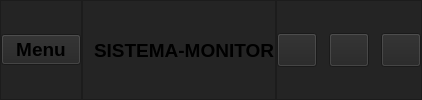
     <widget class="QFrame" name="f_header">
      <property name="styleSheet">
       <string notr="true">background-color: rgb(36, 36, 36);</string>
      </property>
      <property name="frameShape">
       <enum>QFrame::NoFrame</enum>
      </property>
      <property name="frameShadow">
       <enum>QFrame::Raised</enum>
      </property>
      <layout class="QHBoxLayout" name="horizontalLayout">
       <property name="spacing">
        <number>0</number>
       </property>
       <property name="leftMargin">
        <number>0</number>
       </property>
       <property name="topMargin">
        <number>0</number>
       </property>
       <property name="rightMargin">
        <number>0</number>
       </property>
       <property name="bottomMargin">
        <number>0</number>
       </property>
       <item alignment="Qt::AlignLeft">
        <widget class="QFrame" name="f_header_r">
         <property name="frameShape">
          <enum>QFrame::StyledPanel</enum>
         </property>
         <property name="frameShadow">
          <enum>QFrame::Raised</enum>
         </property>
         <layout class="QHBoxLayout" name="horizontalLayout_4">
          <property name="spacing">
           <number>0</number>
          </property>
          <property name="leftMargin">
           <number>0</number>
          </property>
          <property name="topMargin">
           <number>0</number>
          </property>
          <property name="rightMargin">
           <number>0</number>
          </property>
          <property name="bottomMargin">
           <number>0</number>
          </property>
          <item>
           <widget class="QPushButton" name="btn_slider_menuBar">
            <property name="font">
             <font>
              <pointsize>14</pointsize>
              <weight>75</weight>
              <bold>true</bold>
             </font>
            </property>
            <property name="cursor">
             <cursorShape>PointingHandCursor</cursorShape>
            </property>
            <property name="text">
             <string>Menu</string>
            </property>
            <property name="icon">
             <iconset resource="icons/icos.qrc">
              <normaloff>:/icos/align-right.svg</normaloff>:/icos/align-right.svg</iconset>
            </property>
            <property name="iconSize">
             <size>
              <width>32</width>
              <height>32</height>
             </size>
            </property>
           </widget>
          </item>
         </layout>
        </widget>
       </item>
       <item alignment="Qt::AlignLeft">
        <widget class="QFrame" name="f_header_c">
         <property name="frameShape">
          <enum>QFrame::StyledPanel</enum>
         </property>
         <property name="frameShadow">
          <enum>QFrame::Raised</enum>
         </property>
         <layout class="QHBoxLayout" name="horizontalLayout_3">
          <property name="spacing">
           <number>0</number>
          </property>
          <property name="leftMargin">
           <number>0</number>
          </property>
          <property name="topMargin">
           <number>0</number>
          </property>
          <property name="rightMargin">
           <number>0</number>
          </property>
          <property name="bottomMargin">
           <number>0</number>
          </property>
          <item>
           <widget class="QLabel" name="label">
            <property name="font">
             <font>
              <pointsize>14</pointsize>
              <weight>50</weight>
              <bold>false</bold>
             </font>
            </property>
            <property name="text">
             <string/>
            </property>
            <property name="pixmap">
             <pixmap resource="icons/icos.qrc">:/icos/airplay.svg</pixmap>
            </property>
           </widget>
          </item>
          <item>
           <widget class="QLabel" name="label_2">
            <property name="font">
             <font>
              <pointsize>14</pointsize>
              <weight>75</weight>
              <bold>true</bold>
             </font>
            </property>
            <property name="text">
             <string>SISTEMA-MONITOR</string>
            </property>
           </widget>
          </item>
         </layout>
        </widget>
       </item>
       <item alignment="Qt::AlignRight">
        <widget class="QFrame" name="f_header_l">
         <property name="styleSheet">
          <string notr="true">color: rgb(255, 255, 255);</string>
         </property>
         <property name="frameShape">
          <enum>QFrame::StyledPanel</enum>
         </property>
         <property name="frameShadow">
          <enum>QFrame::Raised</enum>
         </property>
         <layout class="QHBoxLayout" name="horizontalLayout_2">
          <property name="spacing">
           <number>12</number>
          </property>
          <property name="leftMargin">
           <number>0</number>
          </property>
          <property name="topMargin">
           <number>0</number>
          </property>
          <property name="rightMargin">
           <number>0</number>
          </property>
          <property name="bottomMargin">
           <number>0</number>
          </property>
          <item>
           <widget class="QPushButton" name="btn_hide">
            <property name="maximumSize">
             <size>
              <width>60</width>
              <height>34</height>
             </size>
            </property>
            <property name="cursor">
             <cursorShape>PointingHandCursor</cursorShape>
            </property>
            <property name="styleSheet">
             <string notr="true"/>
            </property>
            <property name="text">
             <string/>
            </property>
            <property name="icon">
             <iconset resource="icons/icos.qrc">
              <normaloff>:/icos/minus.svg</normaloff>:/icos/minus.svg</iconset>
            </property>
            <property name="iconSize">
             <size>
              <width>32</width>
              <height>28</height>
             </size>
            </property>
           </widget>
          </item>
          <item>
           <widget class="QPushButton" name="btn_max_mim">
            <property name="maximumSize">
             <size>
              <width>60</width>
              <height>34</height>
             </size>
            </property>
            <property name="font">
             <font>
              <weight>75</weight>
              <bold>true</bold>
             </font>
            </property>
            <property name="cursor">
             <cursorShape>PointingHandCursor</cursorShape>
            </property>
            <property name="text">
             <string/>
            </property>
            <property name="icon">
             <iconset resource="icons/icos.qrc">
              <normaloff>:/icos/repeat.svg</normaloff>:/icos/repeat.svg</iconset>
            </property>
            <property name="iconSize">
             <size>
              <width>32</width>
              <height>28</height>
             </size>
            </property>
           </widget>
          </item>
          <item>
           <widget class="QPushButton" name="btn_close">
            <property name="maximumSize">
             <size>
              <width>60</width>
              <height>34</height>
             </size>
            </property>
            <property name="cursor">
             <cursorShape>PointingHandCursor</cursorShape>
            </property>
            <property name="text">
             <string/>
            </property>
            <property name="icon">
             <iconset resource="icons/icos.qrc">
              <normaloff>:/icos/x.svg</normaloff>:/icos/x.svg</iconset>
            </property>
            <property name="iconSize">
             <size>
              <width>32</width>
              <height>28</height>
             </size>
            </property>
           </widget>
          </item>
         </layout>
        </widget>
       </item>
      </layout>
     </widget>
